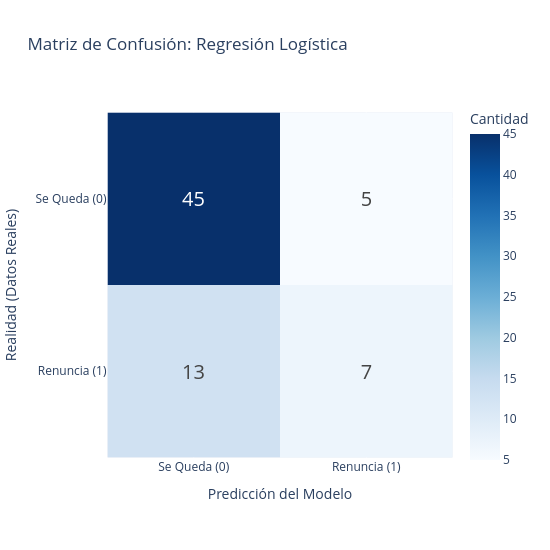
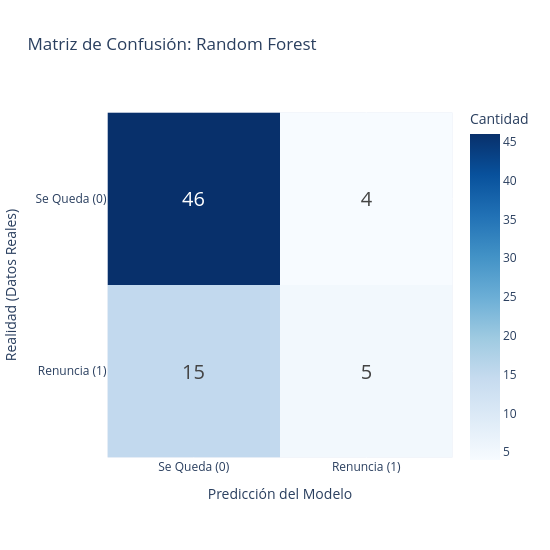
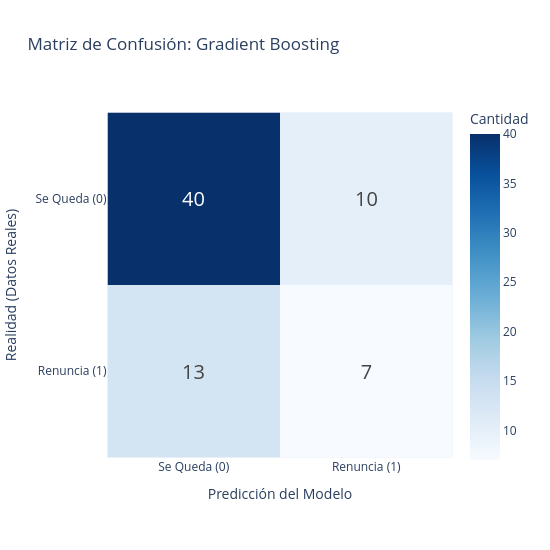

Notebook cell for these charts, in order:
### Code cell
# CELDA 8

"""graficar la matriz de confusión de cada modelo. Estas gráficas te servirán para responder la 
pregunta qué significa cada cuadrante para el negocio"""

# 10. Graficar las matrices de confusión
from sklearn.metrics import confusion_matrix

for nombre, modelo in modelos.items():
    y_pred = modelo.predict(X_test_scaled)
    cm = confusion_matrix(y_test, y_pred)
    
    fig_cm = px.imshow(
        cm, 
        text_auto=True, 
        color_continuous_scale='Blues',
        labels=dict(x="Predicción del Modelo", y="Realidad (Datos Reales)", color="Cantidad"),
        x=['Se Queda (0)', 'Renuncia (1)'],
        y=['Se Queda (0)', 'Renuncia (1)'],
        title=f'Matriz de Confusión: {nombre}'
    )
    
    # Ajustar la posición del texto para mayor claridad
    fig_cm.update_traces(textfont={"size": 20})
    fig_cm.update_layout(width=550, height=550)
    fig_cm.show()

### Figure 1 — Plotly figure (JSON) as saved in the notebook; plotly's stock layout.template omitted (floating-point values rounded to 4 significant figures)
{"data": [{"coloraxis": "coloraxis", "hovertemplate": "Predicción del Modelo: %{x}<br>Realidad (Datos Reales): %{y}<br>Cantidad: %{z}<extra></extra>", "name": "0", "textfont": {"size": 20}, "texttemplate": "%{z}", "type": "heatmap", "x": ["Se Queda (0)", "Renuncia (1)"], "xaxis": "x", "y": ["Se Queda (0)", "Renuncia (1)"], "yaxis": "y", "z": [[45, 5], [13, 7]]}], "layout": {"coloraxis": {"colorbar": {"title": {"text": "Cantidad"}}, "colorscale": [[0, "rgb(247,251,255)"], [0.125, "rgb(222,235,247)"], [0.25, "rgb(198,219,239)"], [0.375, "rgb(158,202,225)"], [0.5, "rgb(107,174,214)"], [0.625, "rgb(66,146,198)"], [0.75, "rgb(33,113,181)"], [0.875, "rgb(8,81,156)"], [1, "rgb(8,48,107)"]]}, "height": 550, "title": {"text": "Matriz de Confusión: Regresión Logística"}, "width": 550, "xaxis": {"anchor": "y", "constrain": "domain", "domain": [0, 1], "scaleanchor": "y", "title": {"text": "Predicción del Modelo"}}, "yaxis": {"anchor": "x", "autorange": "reversed", "constrain": "domain", "domain": [0, 1], "title": {"text": "Realidad (Datos Reales)"}}}}

### Figure 2 — Plotly figure (JSON) as saved in the notebook; plotly's stock layout.template omitted (floating-point values rounded to 4 significant figures)
{"data": [{"coloraxis": "coloraxis", "hovertemplate": "Predicción del Modelo: %{x}<br>Realidad (Datos Reales): %{y}<br>Cantidad: %{z}<extra></extra>", "name": "0", "textfont": {"size": 20}, "texttemplate": "%{z}", "type": "heatmap", "x": ["Se Queda (0)", "Renuncia (1)"], "xaxis": "x", "y": ["Se Queda (0)", "Renuncia (1)"], "yaxis": "y", "z": [[46, 4], [15, 5]]}], "layout": {"coloraxis": {"colorbar": {"title": {"text": "Cantidad"}}, "colorscale": [[0, "rgb(247,251,255)"], [0.125, "rgb(222,235,247)"], [0.25, "rgb(198,219,239)"], [0.375, "rgb(158,202,225)"], [0.5, "rgb(107,174,214)"], [0.625, "rgb(66,146,198)"], [0.75, "rgb(33,113,181)"], [0.875, "rgb(8,81,156)"], [1, "rgb(8,48,107)"]]}, "height": 550, "title": {"text": "Matriz de Confusión: Random Forest"}, "width": 550, "xaxis": {"anchor": "y", "constrain": "domain", "domain": [0, 1], "scaleanchor": "y", "title": {"text": "Predicción del Modelo"}}, "yaxis": {"anchor": "x", "autorange": "reversed", "constrain": "domain", "domain": [0, 1], "title": {"text": "Realidad (Datos Reales)"}}}}

### Figure 3 — Plotly figure (JSON) as saved in the notebook; plotly's stock layout.template omitted (floating-point values rounded to 4 significant figures)
{"data": [{"coloraxis": "coloraxis", "hovertemplate": "Predicción del Modelo: %{x}<br>Realidad (Datos Reales): %{y}<br>Cantidad: %{z}<extra></extra>", "name": "0", "textfont": {"size": 20}, "texttemplate": "%{z}", "type": "heatmap", "x": ["Se Queda (0)", "Renuncia (1)"], "xaxis": "x", "y": ["Se Queda (0)", "Renuncia (1)"], "yaxis": "y", "z": [[40, 10], [13, 7]]}], "layout": {"coloraxis": {"colorbar": {"title": {"text": "Cantidad"}}, "colorscale": [[0, "rgb(247,251,255)"], [0.125, "rgb(222,235,247)"], [0.25, "rgb(198,219,239)"], [0.375, "rgb(158,202,225)"], [0.5, "rgb(107,174,214)"], [0.625, "rgb(66,146,198)"], [0.75, "rgb(33,113,181)"], [0.875, "rgb(8,81,156)"], [1, "rgb(8,48,107)"]]}, "height": 550, "title": {"text": "Matriz de Confusión: Gradient Boosting"}, "width": 550, "xaxis": {"anchor": "y", "constrain": "domain", "domain": [0, 1], "scaleanchor": "y", "title": {"text": "Predicción del Modelo"}}, "yaxis": {"anchor": "x", "autorange": "reversed", "constrain": "domain", "domain": [0, 1], "title": {"text": "Realidad (Datos Reales)"}}}}
